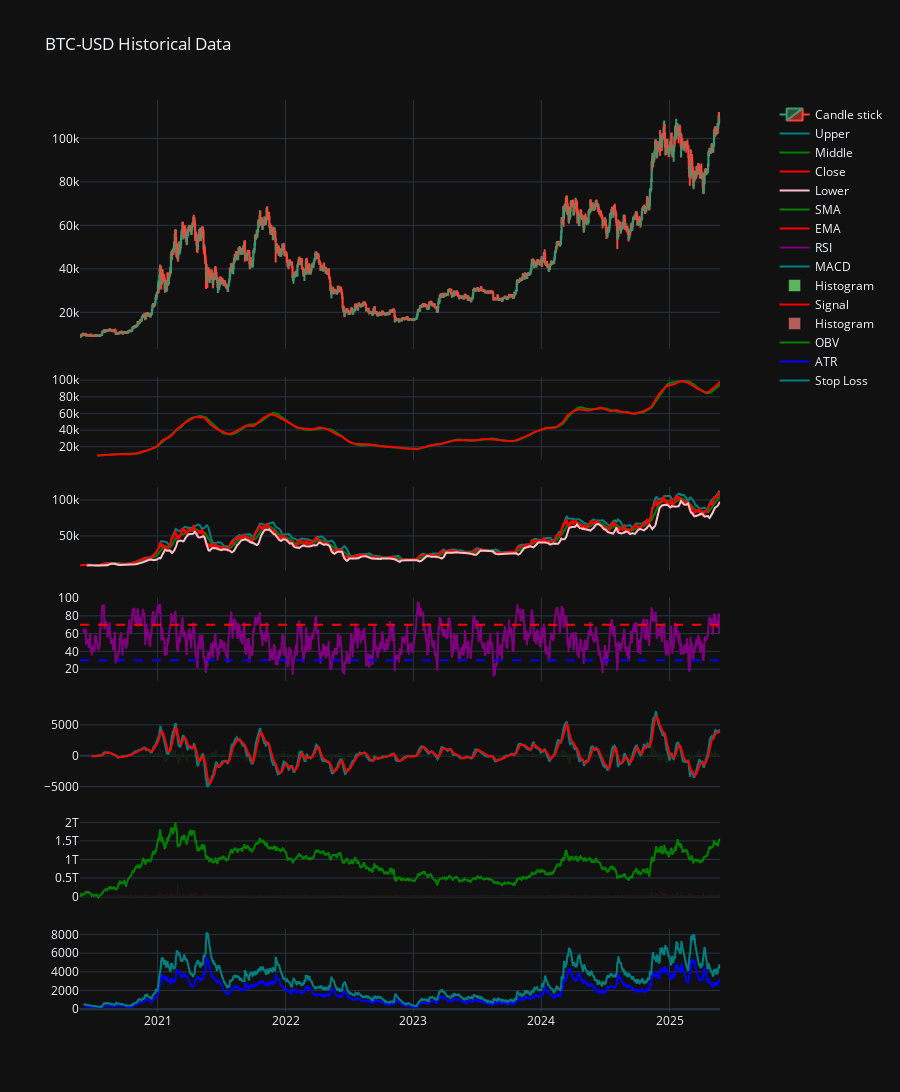

This figure's notebook cell:
### Code cell
fig = make_subplots(rows=7, cols=1, shared_xaxes=True, vertical_spacing=0.03, row_heights=[0.3, 0.1, 0.1, 0.1, 0.1, 0.1, 0.1],
                    specs=[[{"secondary_y": True}]] * 7)

fig.add_trace(go.Candlestick(x=df['Date'],
                                   open=df['Open'], high=df['High'], 
                                   low=df['Low'], close=df['Close'] , 
                                   name='Candle stick'
                                    ), row=1, col=1
)


fig.add_trace(go.Scatter(x=df['Date'], y=df['BBU'], name='Upper', line=dict(color='teal')), row=3, col=1)
fig.add_trace(go.Scatter(x=df['Date'], y=df['BBM'], name='Middle', line=dict(color='green')), row=3, col=1)
fig.add_trace(go.Scatter(x=df['Date'], y=df['Close'], name='Close', line=dict(color='red')), row=3, col=1)
fig.add_trace(go.Scatter(x=df['Date'], y=df['BBL'], name='Lower', line=dict(color='pink')), row=3, col=1)
# fig.add_hline(y=50000, line=dict(color='green', dash='dash'), row=3, col=1)
fig.add_trace(go.Scatter(x=df['Date'], y=df['SMA_50'], name='SMA', line=dict(color='green')), row=2, col=1)
fig.add_trace(go.Scatter(x=df['Date'], y=df['EMA_50'], name='EMA', line=dict(color='red')), row=2, col=1)
fig.add_trace(go.Scatter(x=df['Date'], y=df['RSI_21'], name='RSI', line=dict(color='purple')), row=4, col=1)
# overbought/oversold lines
fig.add_hline(y=70, line=dict(color='red', dash='dash'), row=4, col=1)
fig.add_hline(y=30, line=dict(color='blue', dash='dash'), row=4, col=1)
fig.add_trace(go.Scatter(x=df['Date'], y=df['MACD'], name='MACD', line=dict(color='teal')), row=5, col=1)
# histogram
fig.add_trace(go.Bar(x=df['Date'], y=df['MACD_H'], name='Histogram', marker_color='rgba(100, 200, 100, 0.9)'), row=5, col=1)
# signal indicator
fig.add_trace(go.Scatter(x=df['Date'], y=df['MACD_S'], name='Signal', line=dict(color='red')), row=5, col=1)
fig.add_trace(go.Bar(x=df['Date'], y=df['Volume'], name='Histogram', marker_color='rgba(200, 100, 100, 0.9)'), row=6, col=1)
fig.add_trace(go.Scatter(x=df['Date'], y=df['OBV'], name='OBV', line=dict(color='green')), row=6, col=1)
# stop loss line
fig.add_trace(go.Scatter(x=df['Date'], y=df['ATRr_10'], name='ATR', line=dict(color='blue')), row=7, col=1)
fig.add_trace(go.Scatter(x=df['Date'], y=df['Stop_loss'], name='Stop Loss', line=dict(color='teal')), row=7, col=1)


fig.update_layout(
    title="BTC-USD Historical Data",
    xaxis_rangeslider_visible=False,
    hovermode='x unified',
    height=1800,  # Adjust for readability
    template='plotly_dark'

    
),



fig.show()

### Figure 1 — Plotly figure (JSON) as saved in the notebook; plotly's stock layout.template omitted (floating-point values rounded to 4 significant figures; data arrays with more than 128 entries replaced by an {"elided": "..."} marker saying what was removed)
{"data": [{"close": {"elided": "1827 float values"}, "high": {"elided": "1827 float values"}, "low": {"elided": "1827 float values"}, "name": "Candle stick", "open": {"elided": "1827 float values"}, "type": "candlestick", "x": {"elided": "1827 str values"}, "xaxis": "x", "yaxis": "y"}, {"line": {"color": "teal"}, "name": "Upper", "type": "scatter", "x": {"elided": "1827 str values"}, "xaxis": "x3", "y": {"elided": "1827 float values"}, "yaxis": "y5"}, {"line": {"color": "green"}, "name": "Middle", "type": "scatter", "x": {"elided": "1827 str values"}, "xaxis": "x3", "y": {"elided": "1827 float values"}, "yaxis": "y5"}, {"line": {"color": "red"}, "name": "Close", "type": "scatter", "x": {"elided": "1827 str values"}, "xaxis": "x3", "y": {"elided": "1827 float values"}, "yaxis": "y5"}, {"line": {"color": "pink"}, "name": "Lower", "type": "scatter", "x": {"elided": "1827 str values"}, "xaxis": "x3", "y": {"elided": "1827 float values"}, "yaxis": "y5"}, {"line": {"color": "green"}, "name": "SMA", "type": "scatter", "x": {"elided": "1827 str values"}, "xaxis": "x2", "y": {"elided": "1827 float values"}, "yaxis": "y3"}, {"line": {"color": "red"}, "name": "EMA", "type": "scatter", "x": {"elided": "1827 str values"}, "xaxis": "x2", "y": {"elided": "1827 float values"}, "yaxis": "y3"}, {"line": {"color": "purple"}, "name": "RSI", "type": "scatter", "x": {"elided": "1827 str values"}, "xaxis": "x4", "y": {"elided": "1827 float values"}, "yaxis": "y7"}, {"line": {"color": "teal"}, "name": "MACD", "type": "scatter", "x": {"elided": "1827 str values"}, "xaxis": "x5", "y": {"elided": "1827 float values"}, "yaxis": "y9"}, {"marker": {"color": "rgba(100, 200, 100, 0.9)"}, "name": "Histogram", "type": "bar", "x": {"elided": "1827 str values"}, "xaxis": "x5", "y": {"elided": "1827 float values"}, "yaxis": "y9"}, {"line": {"color": "red"}, "name": "Signal", "type": "scatter", "x": {"elided": "1827 str values"}, "xaxis": "x5", "y": {"elided": "1827 float values"}, "yaxis": "y9"}, {"marker": {"color": "rgba(200, 100, 100, 0.9)"}, "name": "Histogram", "type": "bar", "x": {"elided": "1827 str values"}, "xaxis": "x6", "y": {"elided": "1827 float values"}, "yaxis": "y11"}, {"line": {"color": "green"}, "name": "OBV", "type": "scatter", "x": {"elided": "1827 str values"}, "xaxis": "x6", "y": {"elided": "1827 float values"}, "yaxis": "y11"}, {"line": {"color": "blue"}, "name": "ATR", "type": "scatter", "x": {"elided": "1827 str values"}, "xaxis": "x7", "y": {"elided": "1827 float values"}, "yaxis": "y13"}, {"line": {"color": "teal"}, "name": "Stop Loss", "type": "scatter", "x": {"elided": "1827 str values"}, "xaxis": "x7", "y": {"elided": "1827 float values"}, "yaxis": "y13"}], "layout": {"height": 1800, "hovermode": "x unified", "shapes": [{"line": {"color": "red", "dash": "dash"}, "type": "line", "x0": 0, "x1": 1, "xref": "x4 domain", "y0": 70, "y1": 70, "yref": "y7"}, {"line": {"color": "blue", "dash": "dash"}, "type": "line", "x0": 0, "x1": 1, "xref": "x4 domain", "y0": 30, "y1": 30, "yref": "y7"}], "title": {"text": "BTC-USD Historical Data"}, "xaxis": {"anchor": "y", "domain": [0, 0.94], "matches": "x7", "rangeslider": {"visible": false}, "showticklabels": false}, "xaxis2": {"anchor": "y3", "domain": [0, 0.94], "matches": "x7", "showticklabels": false}, "xaxis3": {"anchor": "y5", "domain": [0, 0.94], "matches": "x7", "showticklabels": false}, "xaxis4": {"anchor": "y7", "domain": [0, 0.94], "matches": "x7", "showticklabels": false}, "xaxis5": {"anchor": "y9", "domain": [0, 0.94], "matches": "x7", "showticklabels": false}, "xaxis6": {"anchor": "y11", "domain": [0, 0.94], "matches": "x7", "showticklabels": false}, "xaxis7": {"anchor": "y13", "domain": [0, 0.94]}, "yaxis": {"anchor": "x", "domain": [0.7267, 1]}, "yaxis10": {"anchor": "x5", "overlaying": "y9", "side": "right"}, "yaxis11": {"anchor": "x6", "domain": [0.1211, 0.2122]}, "yaxis12": {"anchor": "x6", "overlaying": "y11", "side": "right"}, "yaxis13": {"anchor": "x7", "domain": [0, 0.09111]}, "yaxis14": {"anchor": "x7", "overlaying": "y13", "side": "right"}, "yaxis2": {"anchor": "x", "overlaying": "y", "side": "right"}, "yaxis3": {"anchor": "x2", "domain": [0.6056, 0.6967]}, "yaxis4": {"anchor": "x2", "overlaying": "y3", "side": "right"}, "yaxis5": {"anchor": "x3", "domain": [0.4844, 0.5756]}, "yaxis6": {"anchor": "x3", "overlaying": "y5", "side": "right"}, "yaxis7": {"anchor": "x4", "domain": [0.3633, 0.4544]}, "yaxis8": {"anchor": "x4", "overlaying": "y7", "side": "right"}, "yaxis9": {"anchor": "x5", "domain": [0.2422, 0.3333]}}}
